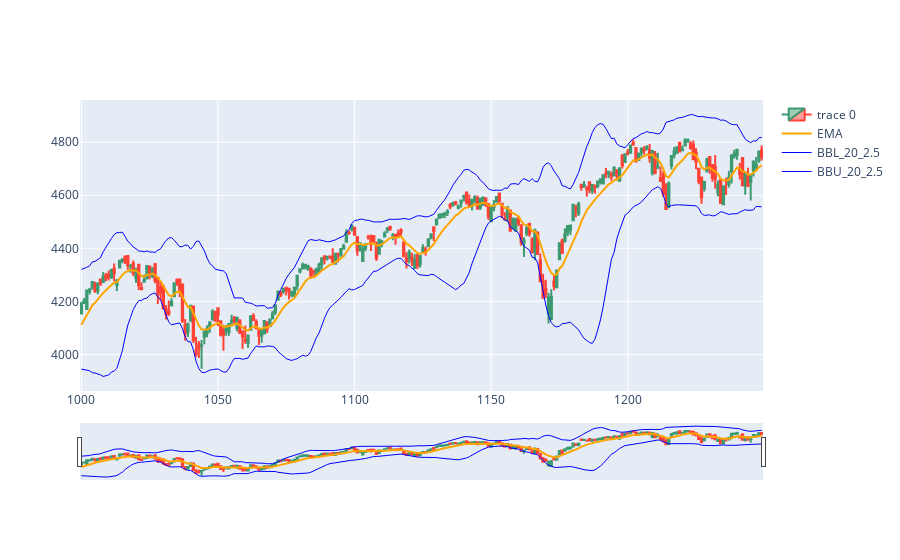

This figure's notebook cell:
### Code cell
dfpl = df1[1000:1250].copy()

fig = go.Figure(data=[go.Candlestick(x=dfpl.index,
                open=dfpl['Open'],
                high=dfpl['High'],
                low=dfpl['Low'],
                close=dfpl['Close']),
                go.Scatter(x=dfpl.index, y=dfpl.EMA_9, line=dict(color='orange', width=2), name="EMA"),
                go.Scatter(x=dfpl.index, y=dfpl['BBL_20_2.5'], line=dict(color='blue', width=1), name="BBL_20_2.5"),
                go.Scatter(x=dfpl.index, y=dfpl['BBU_20_2.5'], line=dict(color='blue', width=1), name="BBU_20_2.5"),
                
                ])
 
fig.show()

### Figure 1 — Plotly figure (JSON) as saved in the notebook; plotly's stock layout.template omitted (floating-point values rounded to 4 significant figures; data arrays with more than 128 entries replaced by an {"elided": "..."} marker saying what was removed)
{"data": [{"close": {"elided": "250 float values"}, "high": {"elided": "250 float values"}, "low": {"elided": "250 float values"}, "open": {"elided": "250 float values"}, "type": "candlestick", "x": {"elided": "250 int values"}}, {"line": {"color": "orange", "width": 2}, "name": "EMA", "type": "scatter", "x": {"elided": "250 int values"}, "y": {"elided": "250 float values"}}, {"line": {"color": "blue", "width": 1}, "name": "BBL_20_2.5", "type": "scatter", "x": {"elided": "250 int values"}, "y": {"elided": "250 float values"}}, {"line": {"color": "blue", "width": 1}, "name": "BBU_20_2.5", "type": "scatter", "x": {"elided": "250 int values"}, "y": {"elided": "250 float values"}}], "layout": {}}
